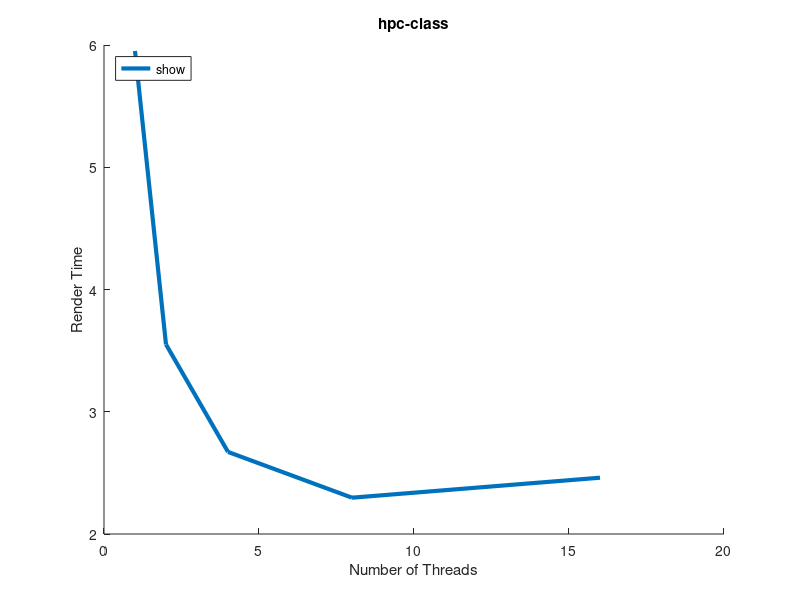

MATLAB code for this plot:
function static128
clear all;
close all;
hold on;

x = [1 2 4 8 16];

t0 = [ 5.951189 3.550487 2.671375 2.297013 2.460522 ];
plot(x, t0, 'LineWidth', 3, 'DisplayName', 'models/ironman.obj 3840x2160');

title('hpc-class');
xlabel('Number of Threads');
ylabel('Render Time');
legend('show', 'Location', 'NorthWest');

